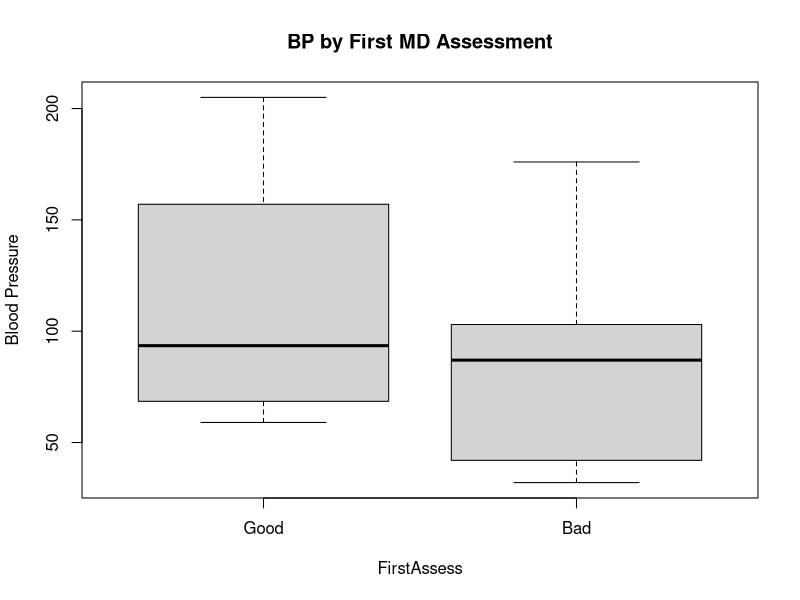
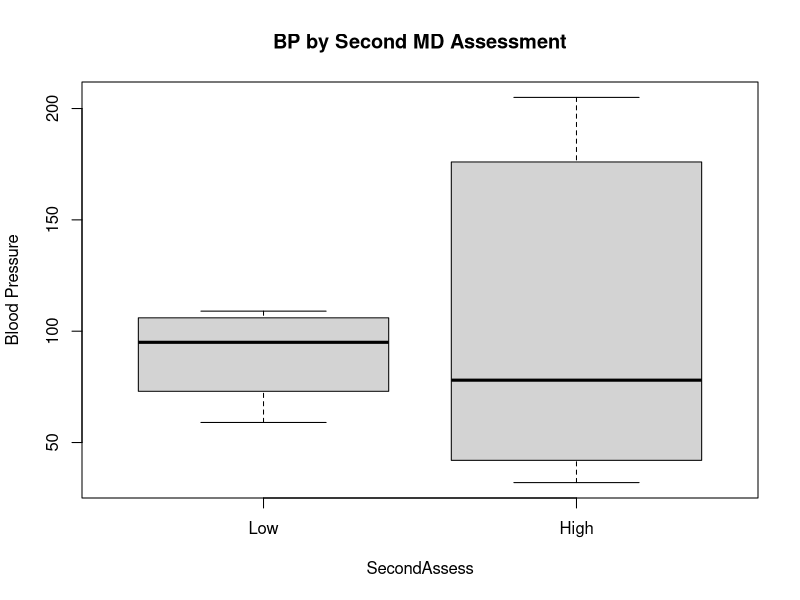
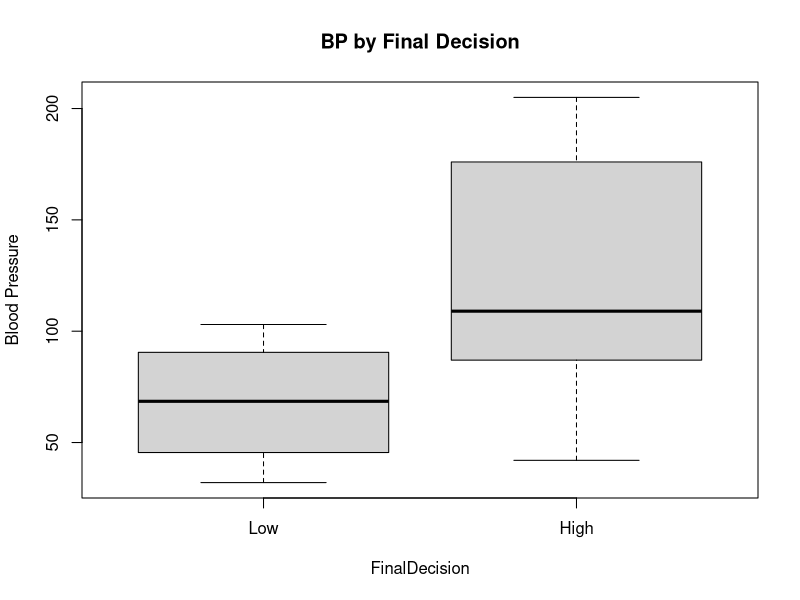
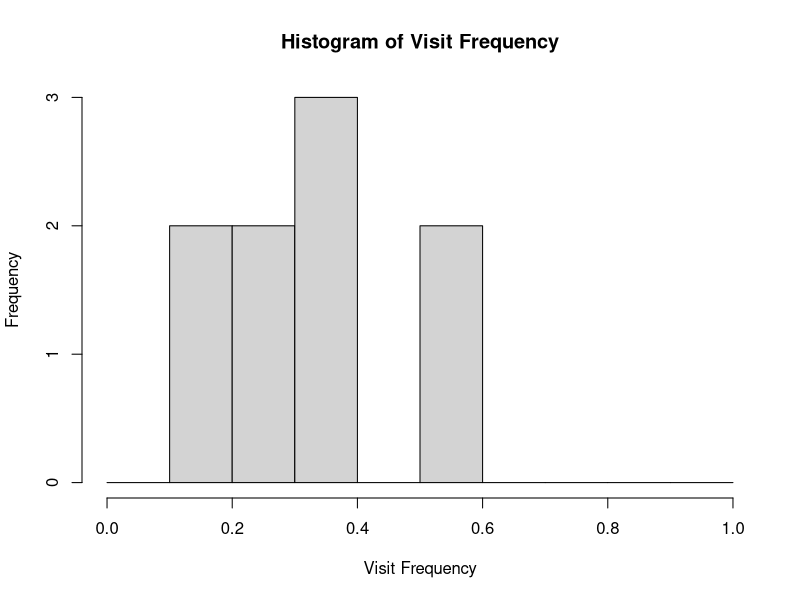
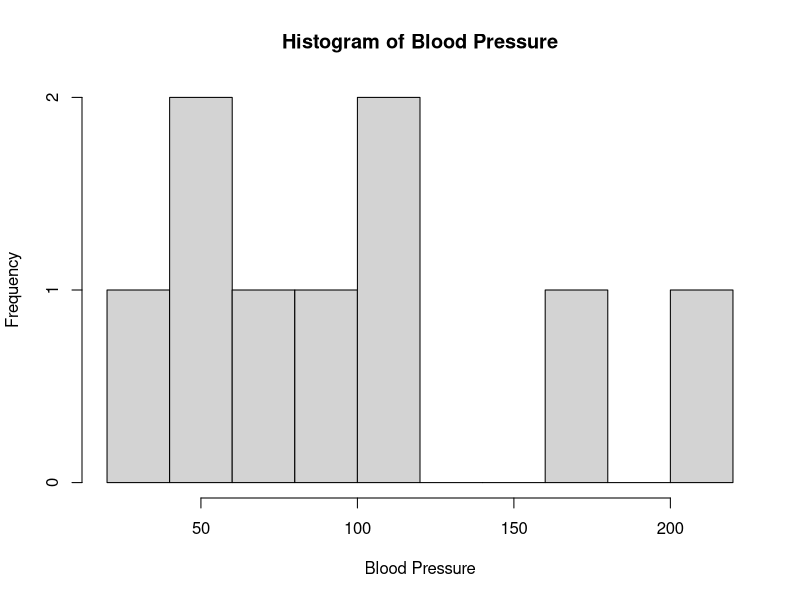

The R script that drew these images, in order:
## ---- chunk 1
#Define each vector in R, converting categorical strings to numeric codes
#(bad=1,good=0) (low=0,high=1) and handling NA's appropriately:

Frequency<-c(0.6,0.3,0.4,0.4,0.2,0.6,0.3,0.4,0.9,0.2)
BloodPressure<-c(103,87,32,42,59,109,78,205,135,176)
FirstAssess<-c(1,1,1,1,0,0,0,0,NA,1) ##(bad=1,good=0)
SecondAssess<-c(0,0,1,1,0,0,1,1,1,1) ##(low=0,high=1)
FinalDecision<-c(0,1,0,1,0,1,0,1,1,1) ##(low=0,high=1)

df_hosp<-data.frame(Frequency,BloodPressure,FirstAssess,SecondAssess,FinalDecision,stringsAsFactors = FALSE)

#Inspect and handle NA's
summary(df_hosp)
df_hosp<-na.omit(df_hosp)
# How handling of NA values affected your analysis:

# There was one NA value in the data set and it changed from NA to '0' in the first
# assessment column after applying the function to omit the NA value. This would
# affect the results by placing one more patient into the 'good' blood pressure
# category for the first assessment data.
df_hosp
## ---- chunk 2
# How blood pressure varies with each Doctor's assessment and the final decision:

# A. Side-by-Side Boxplots

boxplot(BloodPressure~FirstAssess,data = df_hosp,names = c("Good","Bad"),ylab = "Blood Pressure",main = "BP by First MD Assessment")

# The side-by-side boxplot for the first MD assessment does a good job at visualizing
# the data frame with a chart that shows the minimum, maximum, and median blood
# pressure measurements for the patients that have been labeled as having good
# or bad blood pressure. The range from lower to upper quartiles is around 75-155
# for good and 40-100 for bad with a median of around 85-95 on both. The overall
# range for good measurements seems high at ~ 170.

boxplot(BloodPressure~SecondAssess,data = df_hosp,names = c("Low","High"),ylab = "Blood Pressure",main = "BP by Second MD Assessment")

# The side-by-side boxplot for the second MD assessment does a good job at visualizing
# the data frame also showing the minimum, maximum, and median blood
# pressure measurements for the patients that have been labeled as having low
# or high blood pressure. The range from lower to upper quartiles shrinks to around
# 75-110 for low and increases to 40-175 for high with the median remaining at
# around 95 for low and decreasing to around 60-75 for high. The range for low
# blood pressure  measurements is significantly lower at ~ 50.

boxplot(BloodPressure~FinalDecision,data = df_hosp,names = c("Low","High"),ylab = "Blood Pressure",main = "BP by Final Decision")
# The side-by-side boxplot for the final decision does a good job at visualizing
# the data frame with a chart that shows the minimum, maximum, and median blood
# pressure measurements for the patients that have been labeled as having low
# or high blood pressure. The range from lower to upper quartiles shrinks to around
# 50-95 for low and increases to 95-175 for high with the median dropping to
# around 75 for low and increasing to around 105 for high

# The final decision seems more conclusive and accurate with a narrower range
# for low blood pressure and a wider range for high blood pressure.


# B. Histograms
# Visualize overall distributions of Frequency and Blood Pressure
hist(df_hosp$Frequency,breaks = seq(0,1,by=0.1),xlab = "Visit Frequency",main = "Histogram of Visit Frequency")
hist(df_hosp$BloodPressure,breaks = 8,xlab = "Blood Pressure",main = "Histogram of Blood Pressure")

# Any notable patterns or outliers in the histograms:

# When looking at the histograms, I noticed a pattern between visit frequency and
# blood pressure levels that indicated the majority of patients visited between
# 0.1 and 0.4 with blood pressure measurements of 50-110. The outliers seem to be
# extreme blood pressure readings lower than 50 and higher than 150.

# Potential clinical implications or limitations of this made up data:

# One potential clinical implication or limitation of this made up data could be
# extreme blood pressure measurements. I am not a medical professional, however
# blood pressure measurements of 32 seem impossibly low for a patient to be alive.
# Extremely high blood pressure measurements could be caused by the patients
# mood or current state of being stressed out or very relaxed. Making up data
# in this case could have dangerous health consequences for patients.
